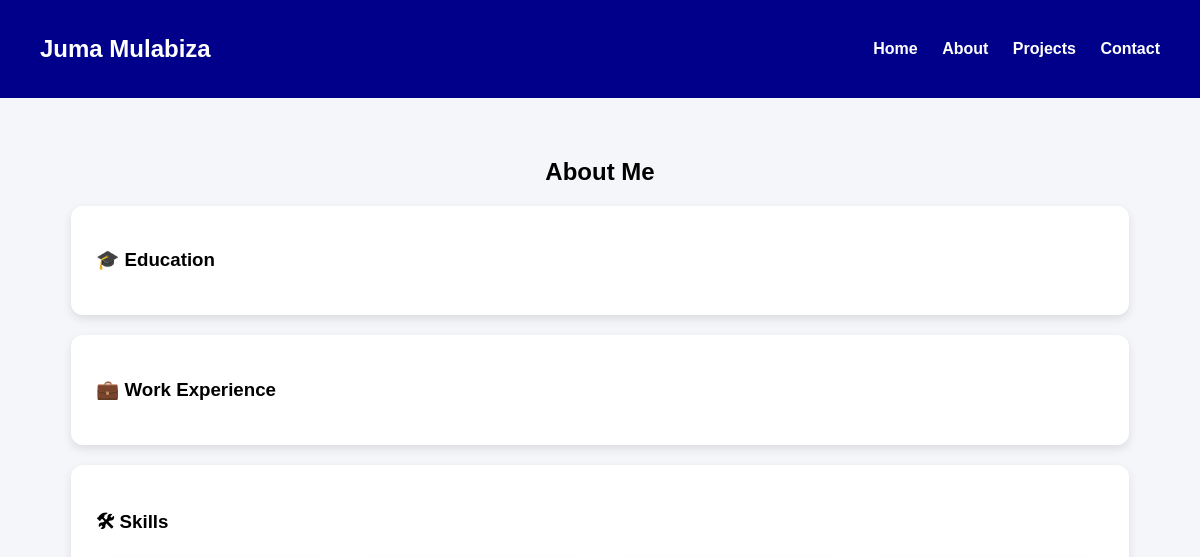
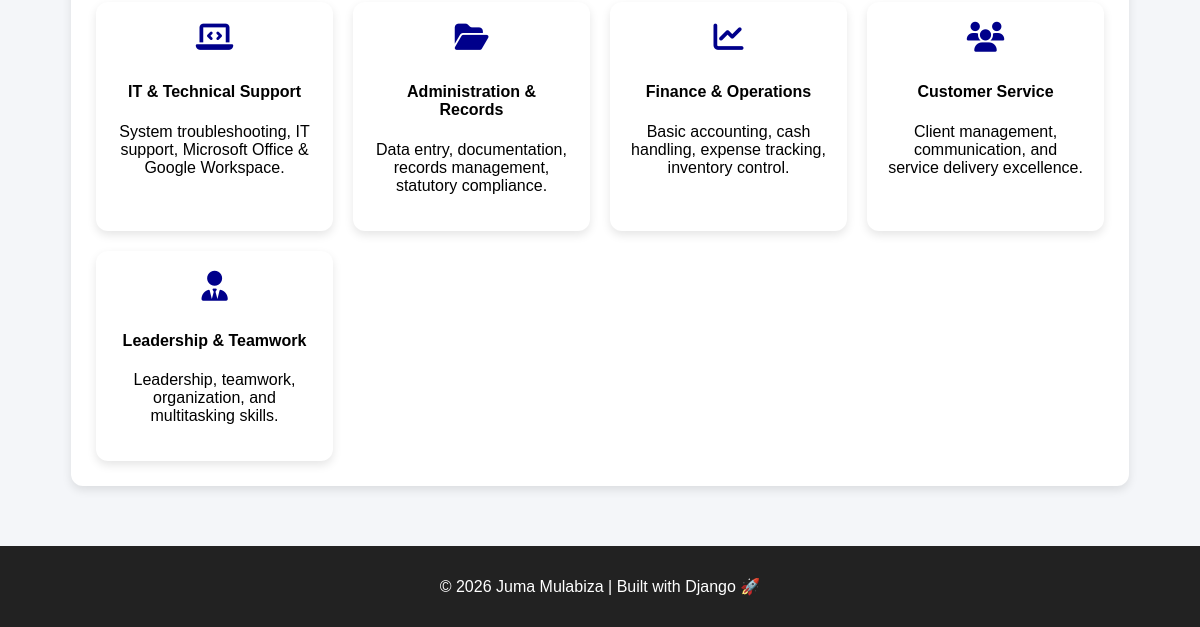
Page /about/ on the earlier database version (2 pictures, top to bottom).
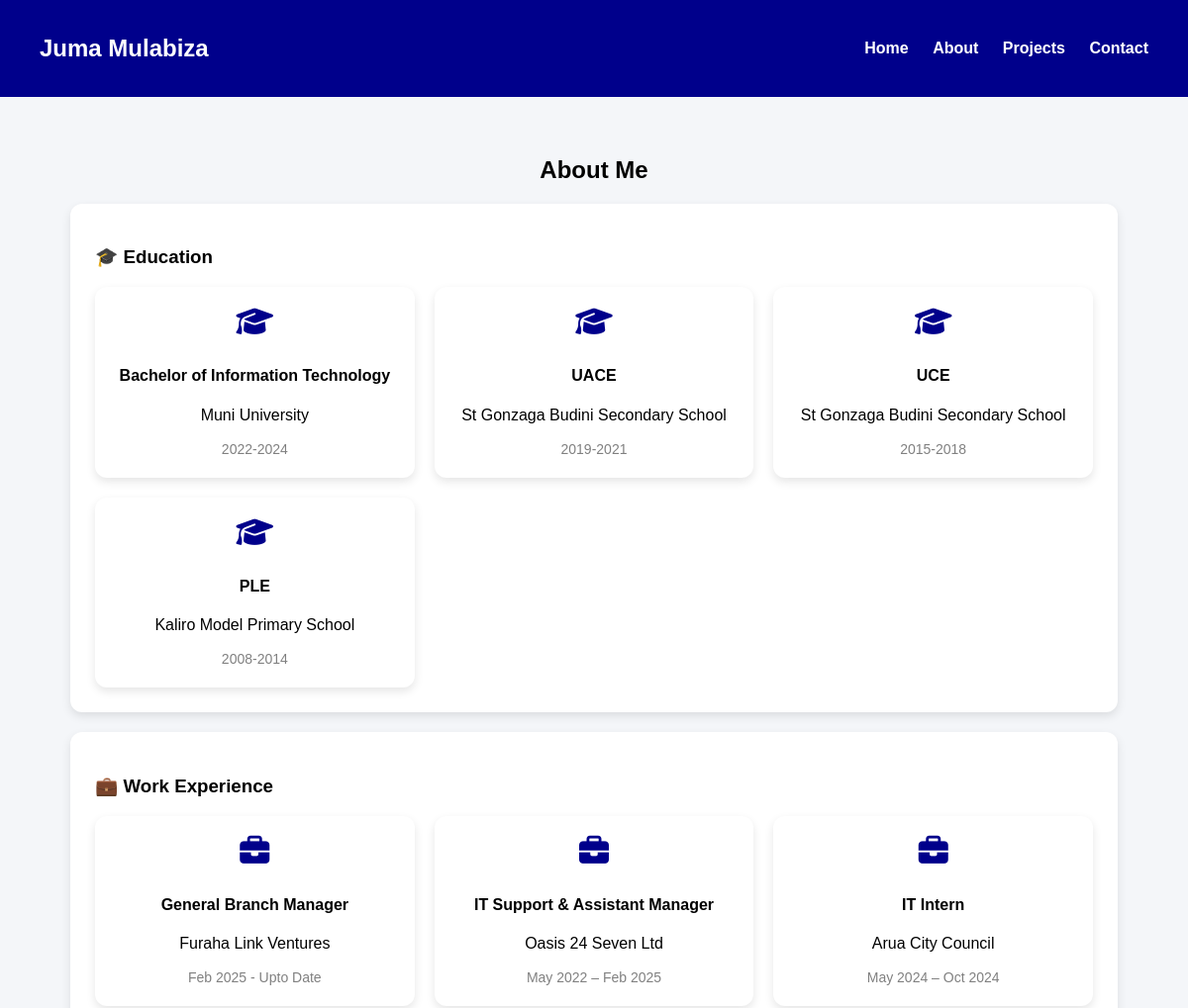
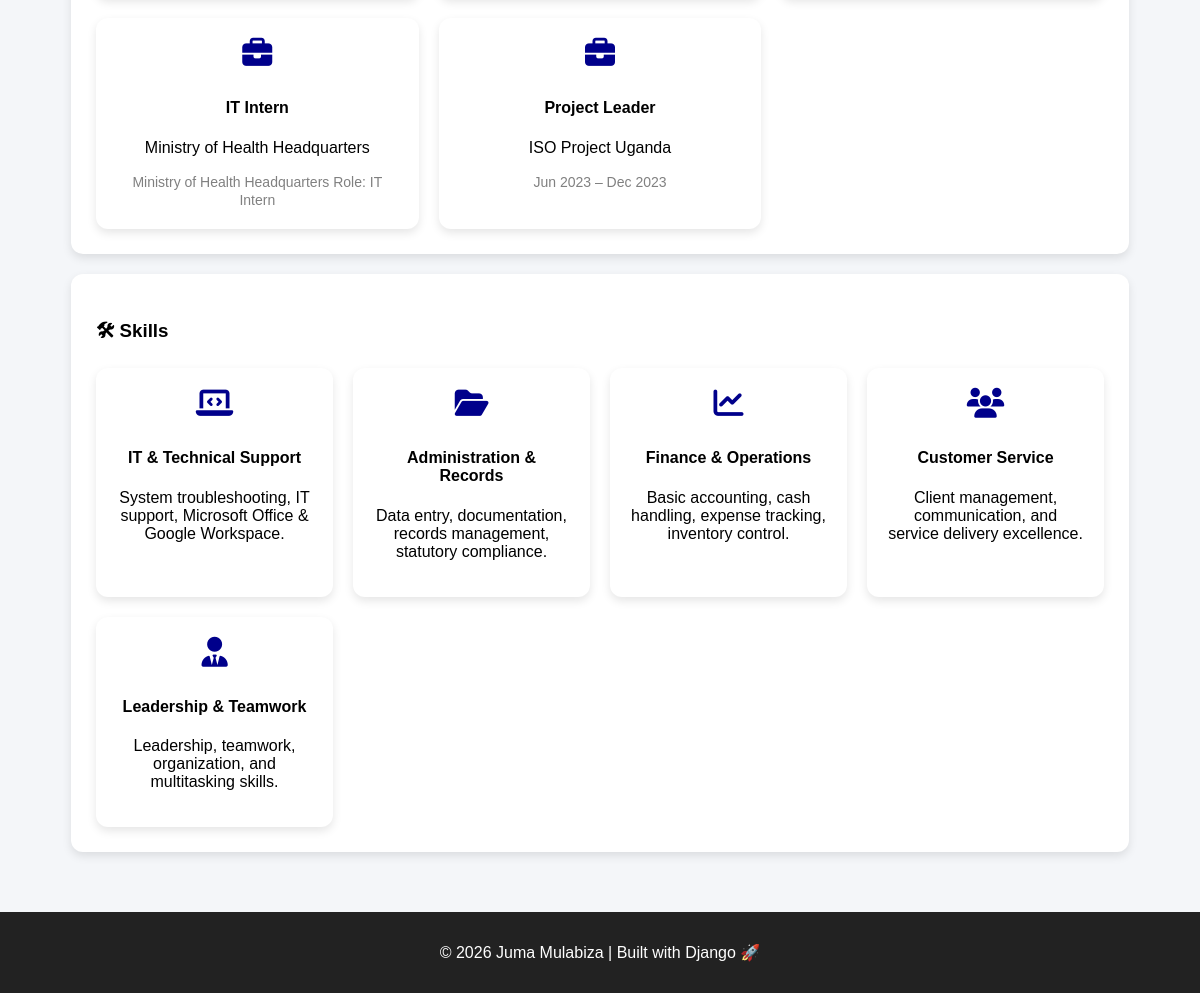
Same page on the later database version (2 pictures, top to bottom).
### userprofile/models.py (models this page shows, shortened)
class Education(models.Model):
    institution = models.CharField(max_length=200)
    degree = models.CharField(max_length=200)
    year = models.CharField(max_length=50)

class Experience(models.Model):
    company = models.CharField(max_length=200)
    role = models.CharField(max_length=200)
    duration = models.CharField(max_length=100)

### userprofile/views.py (the view)
# urls.py: path('about/', views.about, name='about'),
def about(request):
    education = Education.objects.all()
    experience = Experience.objects.all()
    skills = Skill.objects.all()
    return render(request, 'userprofile/about.html', {
        'education': education,
        'experience': experience,
        'skills': skills
    })

### userprofile/templates/userprofile/about.html
{% extends 'userprofile/base.html' %}
{% block content %}
<h2 style="text-align:center;">About Me</h2>
<div class="card">
    <h3>🎓 Education</h3>
    <div class="edu-grid">
        {% for edu in education %}
        <div class="edu-card">
            <i class="fas fa-graduation-cap"></i>
            <h4>{{ edu.degree }}</h4>
            <p>{{ edu.institution }}</p>
            <span class="year">{{ edu.year }}</span>
        </div>
        {% endfor %}
    </div>
</div>
<div class="card">
    <h3>💼 Work Experience</h3>
    <div class="exp-grid">
        {% for exp in experience %}
        <div class="exp-card">
            <i class="fas fa-briefcase"></i>
            <h4>{{ exp.role }}</h4>
            <p>{{ exp.company }}</p>
            <span class="year">{{ exp.duration }}</span>
        </div>
        {% endfor %}
    </div>
</div>
<div class="card">
    <h3>🛠 Skills</h3>
    <div class="skills-grid">
        <div class="skill-card">
            <i class="fas fa-laptop-code"></i>
            <h4>IT & Technical Support</h4>
            <p>System troubleshooting, IT support, Microsoft Office & Google Workspace.</p>
        </div>
        <div class="skill-card">
            <i class="fas fa-folder-open"></i>
            <h4>Administration & Records</h4>
            <p>Data entry, documentation, records management, statutory compliance.</p>
        </div>
        <div class="skill-card">
            <i class="fas fa-chart-line"></i>
            <h4>Finance & Operations</h4>
            <p>Basic accounting, cash handling, expense tracking, inventory control.</p>
        </div>
        <div class="skill-card">
            <i class="fas fa-users"></i>
            <h4>Customer Service</h4>
            <p>Client management, communication, and service delivery excellence.</p>
        </div>
        <div class="skill-card">
            <i class="fas fa-user-tie"></i>
            <h4>Leadership & Teamwork</h4>
            <p>Leadership, teamwork, organization, and multitasking skills.</p>
        </div>
    </div>
</div>
</div>
{% endblock %}

Differences in the rows shown:
added Education: degree "Bachelor of Information Technology", institution "Muni University", year "2022-2024"
added Education: degree "UACE", institution "St Gonzaga Budini Secondary School", year "2019-2021"
added Education: degree "UCE", institution "St Gonzaga Budini Secondary School", year "2015-2018"
added Education: degree "PLE", institution "Kaliro Model Primary School", year "2008-2014"
added Experience: role "General Branch Manager", company "Furaha Link Ventures", duration "Feb 2025 - Upto Date"
added Experience: role "IT Support & Assistant Manager", company "Oasis 24 Seven Ltd", duration "May 2022 – Feb 2025"
added Experience: role "IT Intern", company "Arua City Council", duration "May 2024 – Oct 2024"
added Experience: role "IT Intern", company "Ministry of Health Headquarters", duration "Ministry of Health Headquarters Role: IT Intern"
added Experience: role "Project Leader", company "ISO Project Uganda", duration "Jun 2023 – Dec 2023"
